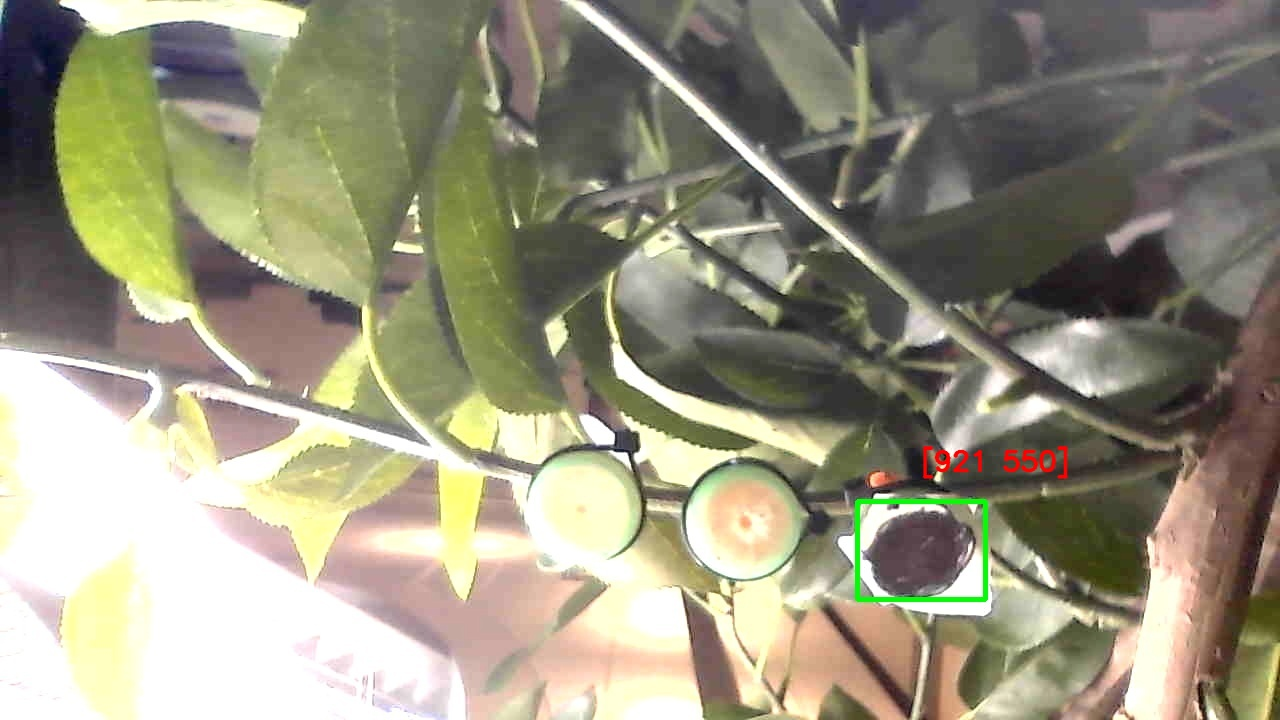
#> input picture YOLO_UR5/AAA_First_Stereo_Image.jpg, 1280 x 720 px
$ python -i TestOpenCVImage_Tony_Update.py   (imports and definitions only)
#> lines starting #> are read from the running program, lines starting #| are printed output that depends on the picture; after the words box and inside, x2 and y2 are one past the last pixel; in counts of white or black regions, pixels touching at a corner belong together
#> further down, picture is the input picture: shape (720, 1280, 3); mean B, G, R 127, 147.9, 151.8
import cv2
import copy
import numpy as np

def detect_circle(frame):
    img = copy.deepcopy(frame)
    gray = cv2.cvtColor(img, cv2.COLOR_BGR2GRAY)
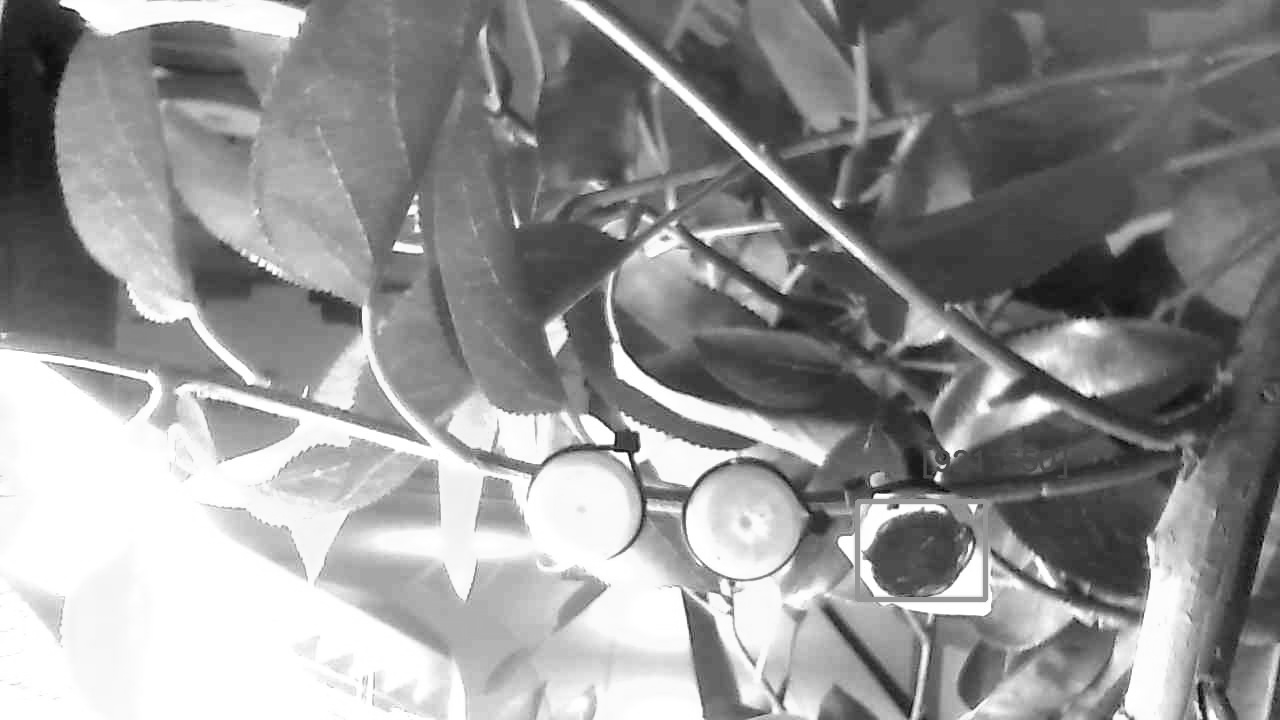
#> gray: shape (720, 1280); min 2, max 255, mean 146.7
    # Blur using 3 * 3 kernel.
    gray_blurred = cv2.blur(gray, (3,3 ))
    # Apply Hough transform on the blurred image.
    detected_circles = cv2.HoughCircles(gray_blurred,
                    cv2.HOUGH_GRADIENT_ALT, 1, 40, param1 = 300,
                param2 = 0.9, minRadius = 0, maxRadius = 150)
#> detected_circles = [[745, 523, 60.01], [581, 507, 58.38], [918, 544, 56]]
    # Draw circles that are detected.
    if detected_circles is not None:
        # Convert the circle parameters a, b and r to integers.
        detected_circles = np.uint16(np.around(detected_circles))
#> detected_circles = [[745, 523, 60], [581, 507, 58], [918, 544, 56]]
        detected_circles = detected_circles[0]
        for pt in detected_circles[0:5,:]:
            a, b, r = pt[0], pt[1], pt[2]
            t = (a,b)
            # Draw bound circle for the circle.
            cv2.rectangle(img, (a-r, b-r), (a+r, b+r), (0, 255, 0), 3)
            # Draw a small circle (of radius 1) to show the center.
            cv2.circle(img, (a, b), 2, (0, 0, 255), -1)
            # Print centroid of the circle
            cv2.putText(img, str(t), (a, b-r), cv2.FONT_HERSHEY_SIMPLEX,0.5, (255,0,0),2, cv2.LINE_AA)
#> this loop made 3 passes
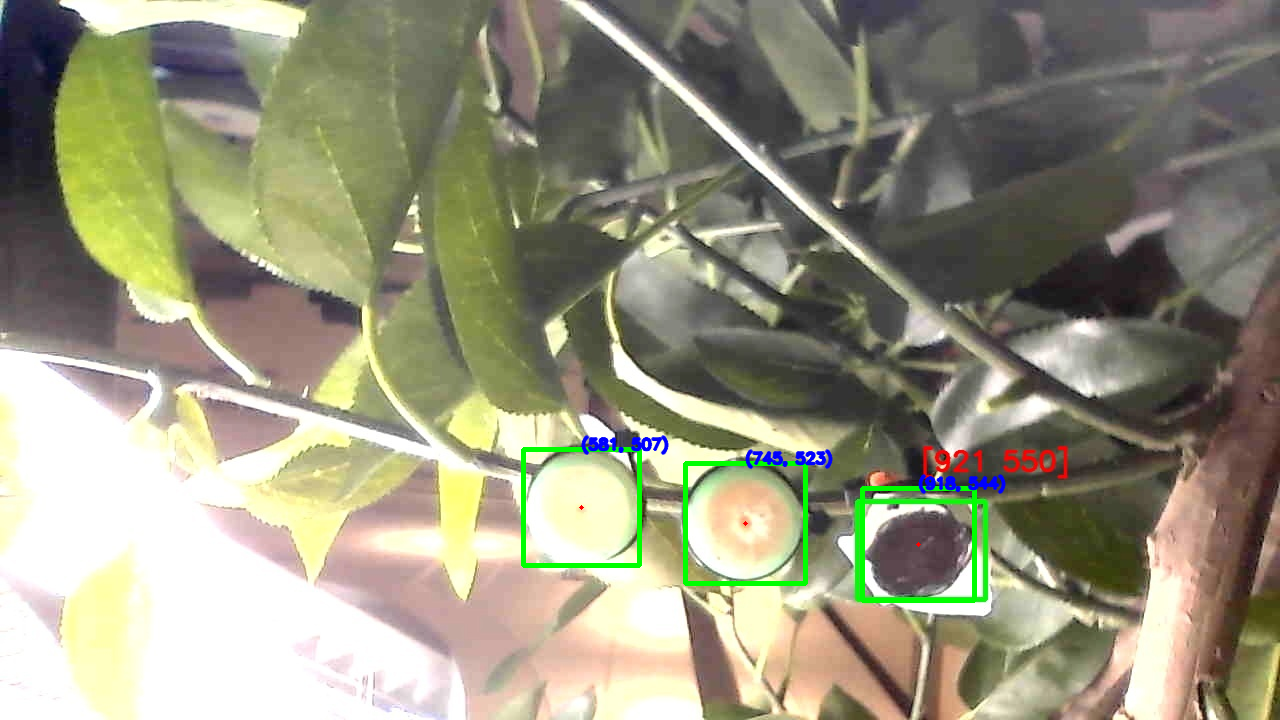
#> img: shape (720, 1280, 3); 1.03% of pixels changed, all inside (x1, y1, x2, y2) = (521, 435, 1006, 603)

    return img


def main():
    cam = cv2.VideoCapture(0)
    cam.set(3, 640) # set width as 640
    cam.set(4, 480) # set height as 480
    count = 0
    while True:
        result, image = cam.read()
        count +=1
        if count >= 10 and result:
            output = detect_circle(image)
            cv2.imshow("Test", output)
            cv2.waitKey(5)
            cv2.destroyWindow("Test Image from USB Webcam")

# [1 line not run here, left out]

>>> import cv2
>>> picture = cv2.imread('../AAA_First_Stereo_Image.jpg')
>>> result = detect_circle(picture)

$ run again, on YOLO_UR5/AAA_Second_Stereo_Image.jpg
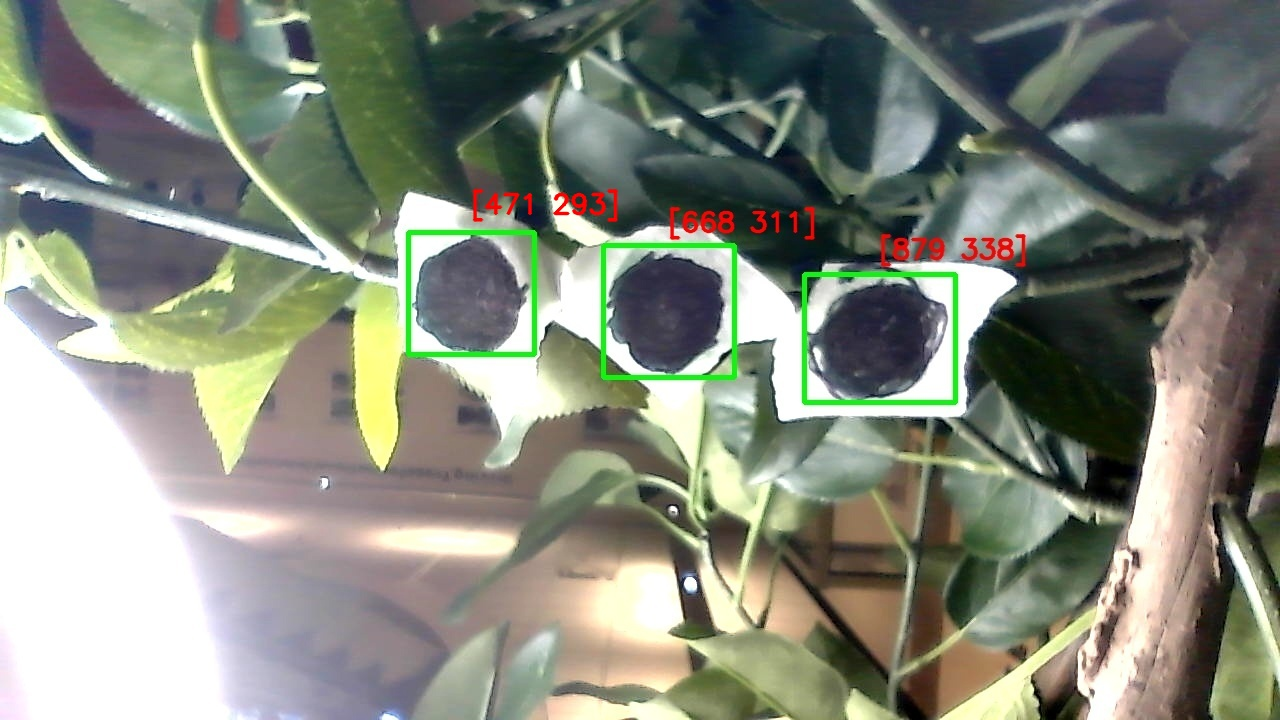
#> input picture YOLO_UR5/AAA_Second_Stereo_Image.jpg, 1280 x 720 px
#> picture is the input picture: shape (720, 1280, 3); mean B, G, R 123.4, 136.1, 131.5
#> in detect_circle, `gray = cv2.cvtColor(img, cv2.COLOR_BGR2GRAY)`:
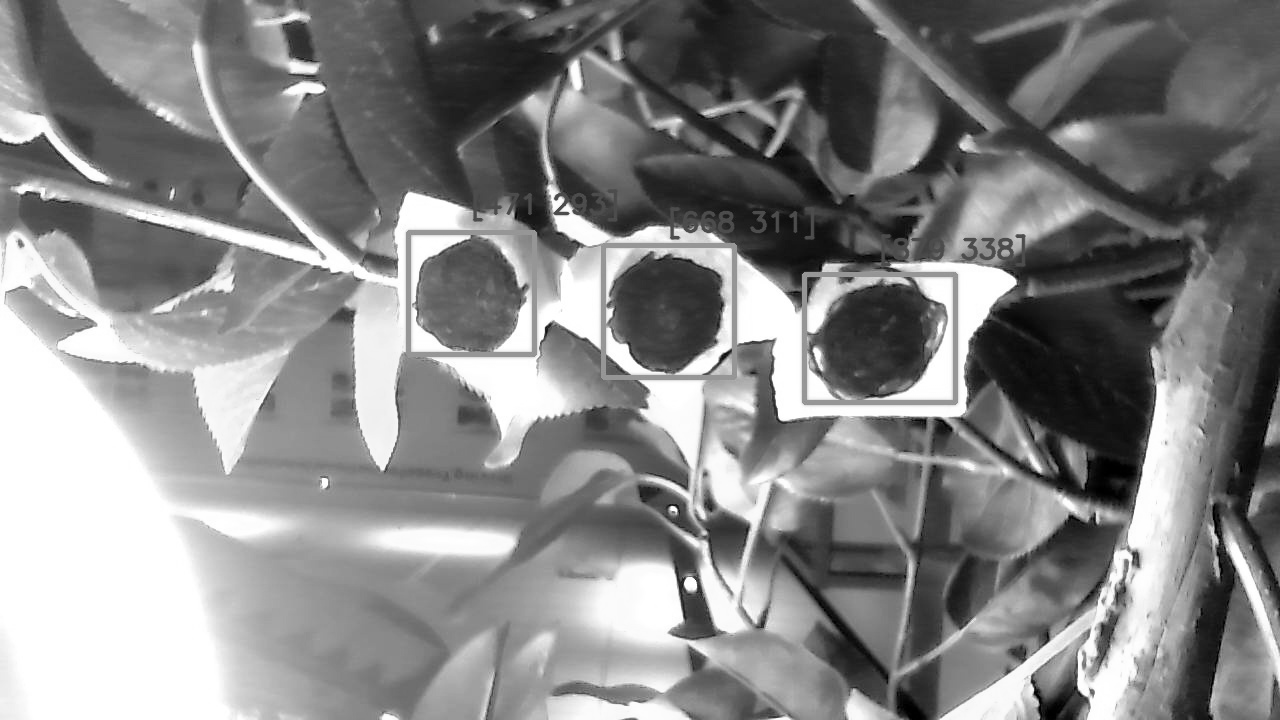
#> gray: shape (720, 1280); min 0, max 255, mean 133.3
#> in detect_circle, `detected_circles = cv2.HoughCircles(gray_blurred, cv2.HOUGH_GRADIENT_A..`: detected_circles = [[675, 319, 60.33], [758, 225, 6.78]]
#> in detect_circle, `detected_circles = np.uint16(np.around(detected_circles))`: detected_circles = [[675, 319, 60], [758, 225, 7]]
#> the loop in detect_circle, `for pt in detected_circles[0:5,:]:` made 2 passes
#> after the loop in detect_circle, `for pt in detected_circles[0:5,:]:`:
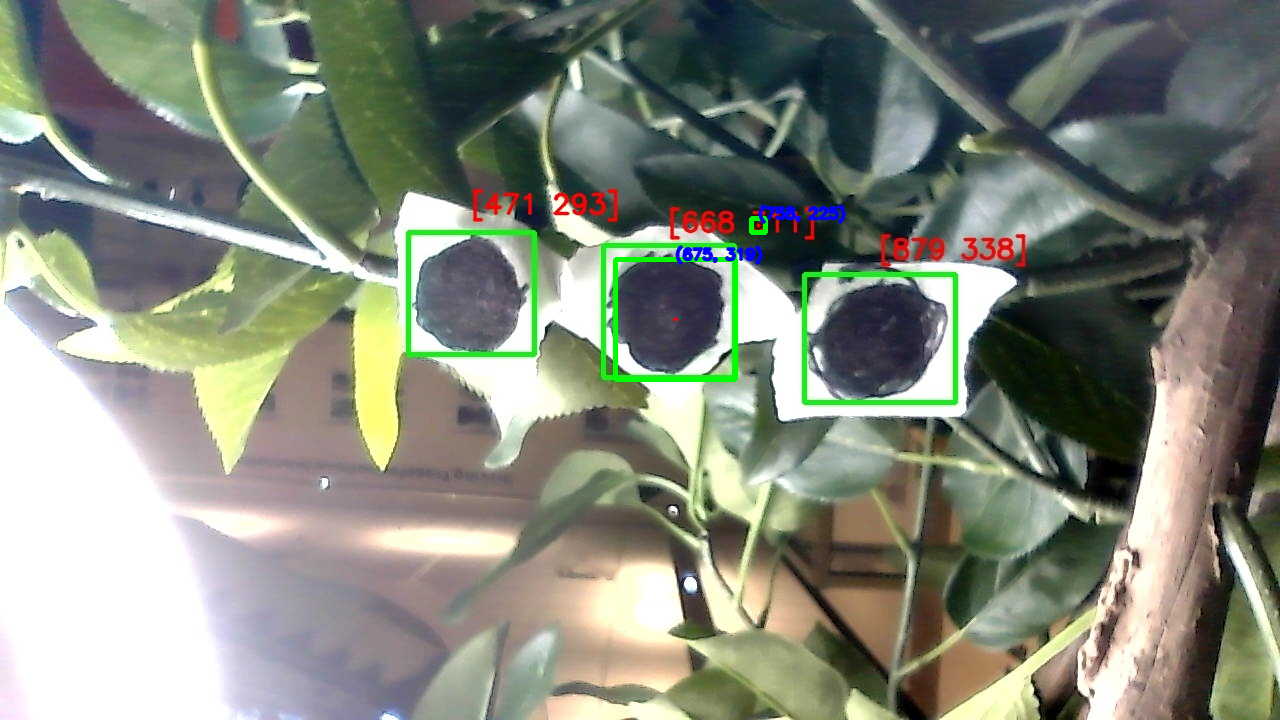
#> img: shape (720, 1280, 3); 0.49% of pixels changed, all inside (x1, y1, x2, y2) = (613, 204, 846, 382)

$ run again, on YOLO_UR5/ty.jpg
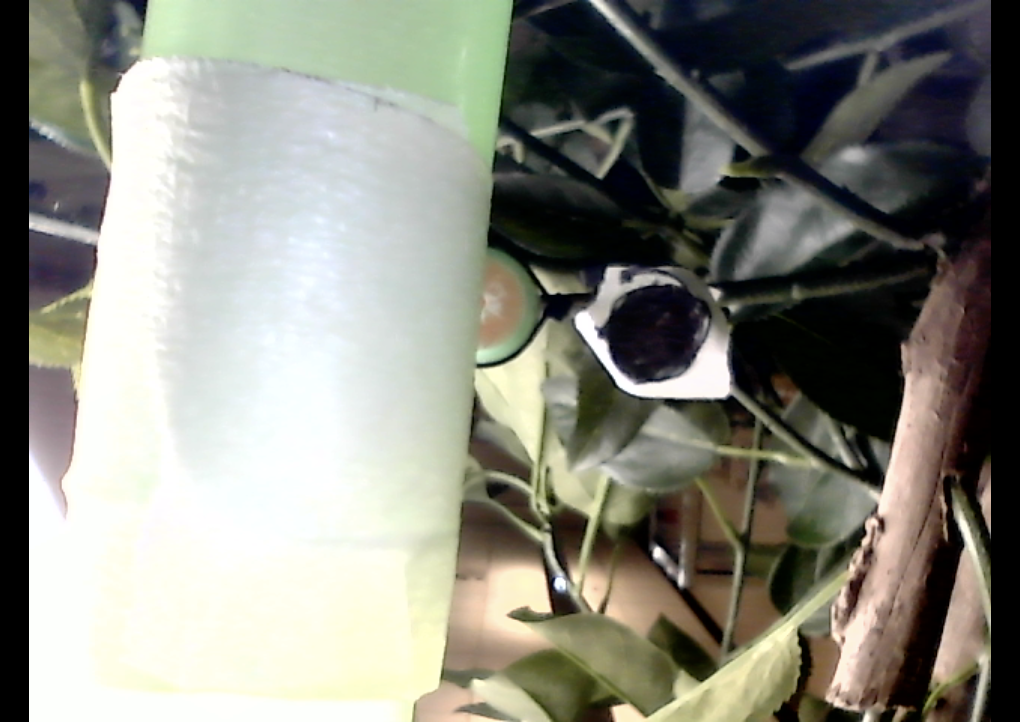
#> input picture YOLO_UR5/ty.jpg, 1020 x 722 px
#> picture is the input picture: shape (722, 1020, 3); mean B, G, R 127.5, 137.1, 136.7
#> in detect_circle, `gray = cv2.cvtColor(img, cv2.COLOR_BGR2GRAY)`:
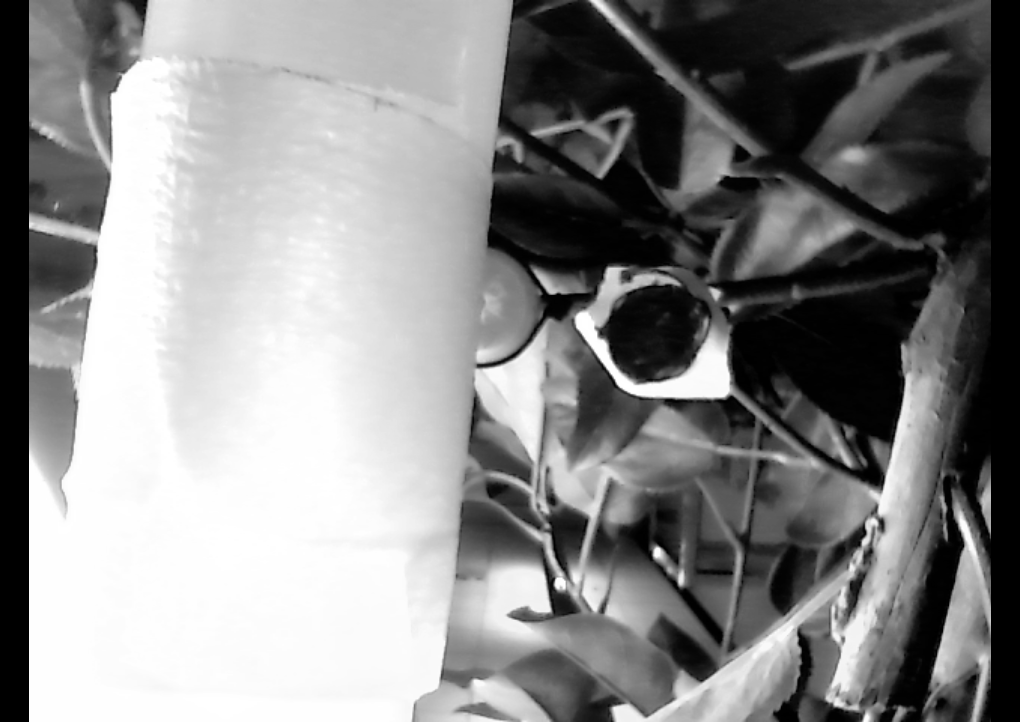
#> gray: shape (722, 1020); min 0, max 255, mean 135.9
#> detected_circles = None
